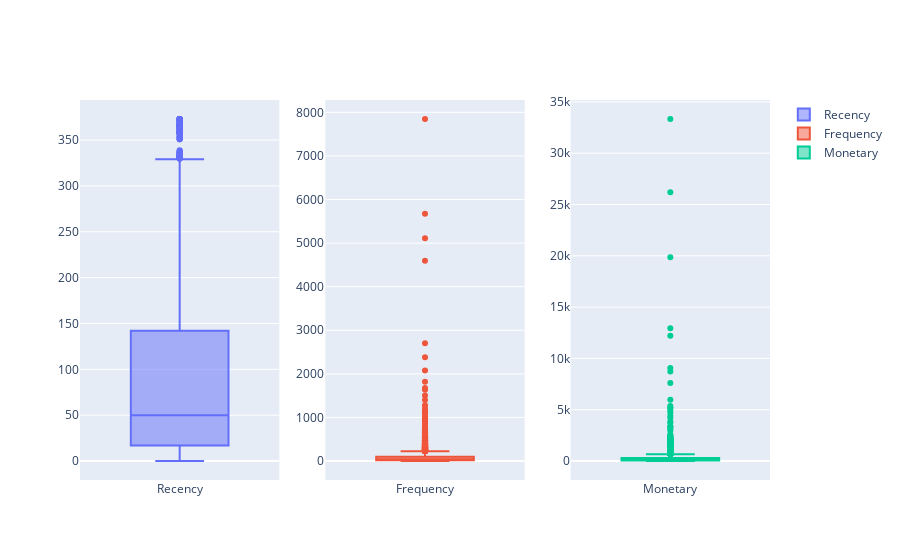

Source (notebook cell):
### Code cell
from plotly.subplots import make_subplots
import plotly.graph_objects as go

vars = ['Recency', 'Frequency', 'Monetary']
fig = make_subplots(rows=1, cols=len(vars))
for i, var in enumerate(vars):
    fig.add_trace(
        go.Box(y=RFM_Table[var],
        name=var),
        row=1, col=i+1
    )

fig.show()

### Figure 1 — Plotly figure (JSON) as saved in the notebook; plotly's stock layout.template omitted (floating-point values rounded to 4 significant figures; data arrays with more than 128 entries replaced by an {"elided": "..."} marker saying what was removed)
{"data": [{"name": "Recency", "type": "box", "xaxis": "x", "y": {"elided": "4338 int values"}, "yaxis": "y"}, {"name": "Frequency", "type": "box", "xaxis": "x2", "y": {"elided": "4338 int values"}, "yaxis": "y2"}, {"name": "Monetary", "type": "box", "xaxis": "x3", "y": {"elided": "4338 float values"}, "yaxis": "y3"}], "layout": {"xaxis": {"anchor": "y", "domain": [0, 0.2889]}, "xaxis2": {"anchor": "y2", "domain": [0.3556, 0.6444]}, "xaxis3": {"anchor": "y3", "domain": [0.7111, 1]}, "yaxis": {"anchor": "x", "domain": [0, 1]}, "yaxis2": {"anchor": "x2", "domain": [0, 1]}, "yaxis3": {"anchor": "x3", "domain": [0, 1]}}}
